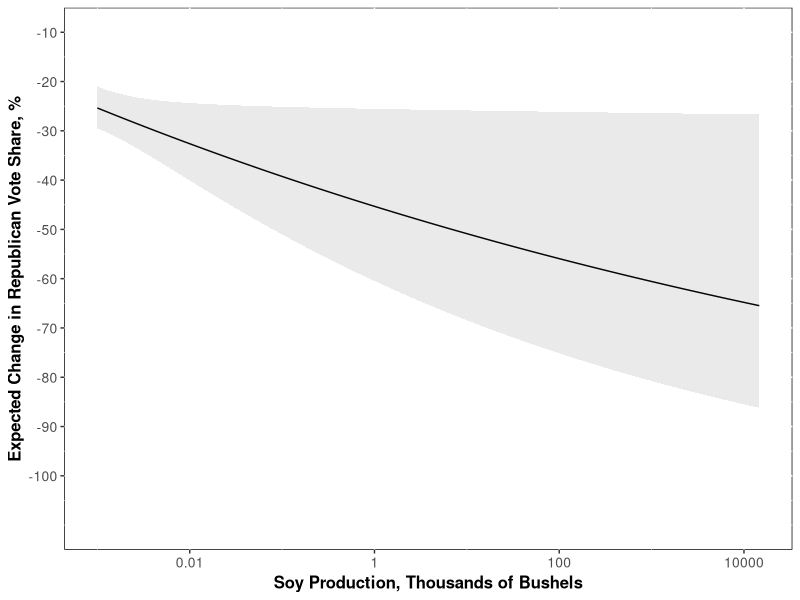
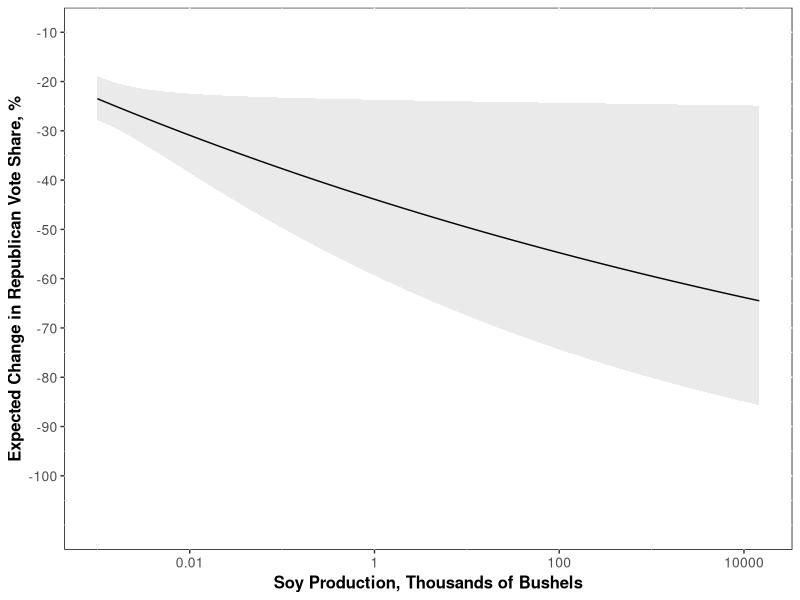

Write the R code that produced these figures, in order.
## ---- chunk 1
knitr::opts_chunk$set(echo = TRUE,message = FALSE,warning = FALSE,fig.cap = "...")
## ---- chunk 2
library(tidyverse)
library(magrittr)
library(lme4)

## ---- chunk 3
rm(list=ls())
trumpilot<-read.csv("soydata.csv", header=TRUE)
## Generate measure of vote shift
trumpilot$votech <- with(trumpilot, log(as.numeric(Rep18)*as.numeric(Dem16)/(as.numeric(Rep16)*as.numeric(Dem18))))
trumpilot<-subset(trumpilot, is.finite(votech)) #Do we want to throw out all cases in which a major party candidate ran unopposed by the other major party candidate?

## Generate state variable for state fixed effects
trumpilot$statefips <- as.factor(floor(trumpilot$FIPS/1000))
trumpilot$soyval<-with(trumpilot, 100*sales_USD/(GDP2012*1000))
trumpilot$soyval[is.na(trumpilot$soyval)]<-0


## ---- chunk 4

## All counties, predicted using soybeans production in bushels:
summary(lm(data = trumpilot, votech ~ prod_bush))
summary(lm(data = trumpilot, votech ~ log(1 + prod_bush))) 
summary(lm(data = trumpilot, votech ~ statefips + prod_bush))
summary(lm(data = trumpilot, votech ~ statefips + log(1 + prod_bush)))

## All counties, predicted using soybeans sales, USD:
summary(lm(data = trumpilot, votech ~ sales_USD))
summary(lm(data = trumpilot, votech ~ log(1 + sales_USD)))
summary(lm(data = trumpilot, votech ~ statefips + sales_USD))
summary(lm(data = trumpilot, votech ~ statefips + log(1 + sales_USD)))

## All counties, predicted using soybeans area, acres:
summary(lm(data = trumpilot, votech ~ soyarea))
summary(lm(data = trumpilot, votech ~ log(1 + soyarea)))
summary(lm(data = trumpilot, votech ~ statefips + soyarea))
summary(lm(data = trumpilot, votech ~ statefips + log(1 + soyarea)))


## All counties, predicted using percent of county GDP from soybeans
summary(lm(data = trumpilot, votech ~ soyval))
summary(lm(data = trumpilot, votech ~ log(1 + soyval)))
summary(lm(data = trumpilot, votech ~ statefips + soyval))
summary(lm(data = trumpilot, votech ~ statefips + log(1 + soyval)))

## Counties not split between House districts, predicted using soybeans production in bushels:
summary(lm(data = subset(trumpilot, is.finite(votech) & Splitflag == 0), votech ~ prod_bush))
summary(lm(data = subset(trumpilot, is.finite(votech) & Splitflag == 0), votech ~ log(1 + prod_bush)))
summary(lm(data = subset(trumpilot, is.finite(votech) & Splitflag == 0), votech ~ statefips + prod_bush))
summary(lm(data = subset(trumpilot, is.finite(votech) & Splitflag == 0), votech ~ statefips + log(1 + prod_bush)))

## Counties not split between House districts, predicted using soybeans sales, USD:
summary(lm(data = subset(trumpilot, is.finite(votech) & Splitflag == 0), votech ~ sales_USD))
summary(lm(data = subset(trumpilot, is.finite(votech) & Splitflag == 0), votech ~ log(1 + sales_USD)))
summary(lm(data = subset(trumpilot, is.finite(votech) & Splitflag == 0), votech ~ statefips + sales_USD))
summary(lm(data = subset(trumpilot, is.finite(votech) & Splitflag == 0), votech ~ statefips + log(1 + sales_USD)))

## Counties not split between House districts, predicted using soybeans area, acres:
summary(lm(data = subset(trumpilot, is.finite(votech) & Splitflag == 0), votech ~ sales_USD))
summary(lm(data = subset(trumpilot, is.finite(votech) & Splitflag == 0), votech ~ log(1 + sales_USD)))
summary(lm(data = subset(trumpilot, is.finite(votech) & Splitflag == 0), votech ~ statefips + sales_USD))
summary(lm(data = subset(trumpilot, is.finite(votech) & Splitflag == 0), votech ~ statefips + log(1 + sales_USD)))


## Counties not split between House districts, predicted using percent of county GDP from soybeans
summary(lm(data = subset(trumpilot, is.finite(votech) & Splitflag == 0), votech ~ soyval))
summary(lm(data = subset(trumpilot, is.finite(votech) & Splitflag == 0), votech ~ log(1 + soyval)))
summary(lm(data = subset(trumpilot, is.finite(votech) & Splitflag == 0), votech ~ statefips + soyval))
summary(lm(data = subset(trumpilot, is.finite(votech) & Splitflag == 0), votech ~ statefips + log(1 + soyval)))

## Counties not split between House districts, predicted using percent of county area used for soybean planting
summary(lm(data = subset(trumpilot, is.finite(votech) & Splitflag == 0), votech ~ soyarea))
summary(lm(data = subset(trumpilot, is.finite(votech) & Splitflag == 0), votech ~ log(1 + soyarea)))
summary(lm(data = subset(trumpilot, is.finite(votech) & Splitflag == 0), votech ~ statefips + soyarea))
summary(lm(data = subset(trumpilot, is.finite(votech) & Splitflag == 0), votech ~ statefips + log(1 + soyarea)))

## ---- chunk 5
## All counties:
summary(lm(data = trumpilot, votech ~ prod_bush + log(GDP2015)+log(medinc1317)+perc_HS_GED+log(totpop1317)+urb2010+perclatino1317+trumpmarg))
summary(lm(data = trumpilot, votech ~ sales_USD+ log(GDP2015)+log(medinc1317)+perc_HS_GED+log(totpop1317)+urb2010+perclatino1317+trumpmarg))
summary(lm(data = trumpilot, votech ~ soyarea + log(GDP2015)+log(medinc1317)+perc_HS_GED+log(totpop1317)+urb2010+perclatino1317+trumpmarg))
summary(lm(data = trumpilot, votech ~ soyval + log(GDP2015)+log(medinc1317)+perc_HS_GED+log(totpop1317)+urb2010+perclatino1317+trumpmarg))


## Counties not split between House districts
summary(lm(data = trumpilot[trumpilot$Splitflag==0,],votech ~ prod_bush+log(GDP2015)+log(medinc1317)+perc_HS_GED+log(totpop1317)+urb2010+perclatino1317+trumpmarg))
summary(lm(data = trumpilot[trumpilot$Splitflag==0,], votech ~ sales_USD+ log(GDP2015)+log(medinc1317)+perc_HS_GED+log(totpop1317)+urb2010+perclatino1317+trumpmarg))
summary(lm(data = trumpilot[trumpilot$Splitflag==0,], votech ~ soyarea+ log(GDP2015)+log(medinc1317)+perc_HS_GED+log(totpop1317)+urb2010+perclatino1317+trumpmarg))
summary(lm(data = trumpilot[trumpilot$Splitflag==0,], votech ~ soyval+ log(GDP2015)+log(medinc1317)+perc_HS_GED+log(totpop1317)+urb2010+perclatino1317+trumpmarg))


#With fixed effects:
summary(lm(data = trumpilot[trumpilot$Splitflag==0,], votech ~ statefips + prod_bush+log(GDP2015)+log(medinc1317)+perc_HS_GED+log(totpop1317)+urb2010+perclatino1317+trumpmarg))
summary(lm(data = trumpilot[trumpilot$Splitflag==0,], votech ~ statefips + sales_USD+ log(GDP2015)+log(medinc1317)+perc_HS_GED+log(totpop1317)+urb2010+perclatino1317+trumpmarg))
summary(lm(data = trumpilot[trumpilot$Splitflag==0,], votech ~ statefips + soyarea+ log(GDP2015)+log(medinc1317)+perc_HS_GED+log(totpop1317)+urb2010+perclatino1317+trumpmarg))
summary(lm(data = trumpilot[trumpilot$Splitflag==0,], votech ~ statefips + soyval+ log(GDP2015)+log(medinc1317)+perc_HS_GED+log(totpop1317)+urb2010+perclatino1317+trumpmarg))

## Counties not split between House districts, predicted using percent of county area used for soybean planting
summary(lm(data = trumpilot[trumpilot$Splitflag==0,], votech ~ prod_bush+ log(GDP2015)+log(medinc1317)+perc_HS_GED+log(totpop1317)+urb2010+perclatino1317+trumpmarg))
summary(lm(data = trumpilot[trumpilot$Splitflag==0,], votech ~ sales_USD+ log(GDP2015)+log(medinc1317)+perc_HS_GED+log(totpop1317)+urb2010+perclatino1317+trumpmarg))
summary(lm(data = trumpilot[trumpilot$Splitflag==0,], votech ~ soyarea+ log(GDP2015)+log(medinc1317)+perc_HS_GED+log(totpop1317)+urb2010+perclatino1317+trumpmarg))
summary(lm(data = trumpilot[trumpilot$Splitflag==0,], votech ~ soyval+ log(GDP2015)+log(medinc1317)+perc_HS_GED+log(totpop1317)+urb2010+perclatino1317+trumpmarg))

#With Fixed Effects:
summary(lm(data = trumpilot[trumpilot$Splitflag==0,], votech ~ statefips + prod_bush+ log(GDP2015)+log(medinc1317)+perc_HS_GED+log(totpop1317)+urb2010+perclatino1317+trumpmarg))
summary(lm(data = trumpilot[trumpilot$Splitflag==0,], votech ~ statefips + sales_USD+ log(GDP2015)+log(medinc1317)+perc_HS_GED+log(totpop1317)+urb2010+perclatino1317+trumpmarg))
summary(lm(data = trumpilot[trumpilot$Splitflag==0,], votech ~ statefips + soyarea+ log(GDP2015)+log(medinc1317)+perc_HS_GED+log(totpop1317)+urb2010+perclatino1317+trumpmarg))
summary(lm(data = trumpilot[trumpilot$Splitflag==0,], votech ~ statefips + soyval+ log(GDP2015)+log(medinc1317)+perc_HS_GED+log(totpop1317)+urb2010+perclatino1317+trumpmarg))

## ---- chunk 6

center<-function(myvar){
  (myvar-mean(myvar, na.rm=TRUE))
}

tr_cr<-trumpilot %>% 
  select(sales_USD,soyval,soyarea,prod_bush, GDP2015, stateGDP, medinc1317,perc_HS_GED, perc_BA, totpop1317,urb2010,perclatino1317,percwhite1317,percblack1317,perc_unemploy1317,perc_foreign1317,trumpmarg)  %>% 
  mutate(ln_GDP2015=log(GDP2015/1000), ln_stateGDP=log(stateGDP/1000000), ln_inc=log(medinc1317/1000), ln_pop=log(totpop1317/1000), perclatino1317=perclatino1317*100,perc_HS_GED=perc_HS_GED*100,perc_BA=perc_BA*100,percwhite1317=percwhite1317*100,percblack1317=percblack1317*100,perc_blkorlat=percblack1317+perclatino1317,perc_unemploy1317=perc_unemploy1317*100,perc_foreign1317=perc_foreign1317*100, perc_other=(100-perclatino1317-percblack1317-percwhite1317),sales_USD=sales_USD/100000, soyarea=soyarea/640,prod_bush=prod_bush/1000000, ln_sales_USD=log(sales_USD/10000+1), ln_soyval=log(soyval+1), ln_soyarea=log(soyarea/640+1), ln_gdpc=log(GDP2015/totpop1317), ln_prod_bush=log(prod_bush+1)) 

tr_cr<-do.call(cbind,lapply(tr_cr,center))
newnames<-paste(names(as.data.frame(tr_cr)),"_cr",sep="")
colnames(tr_cr)<-newnames


trumpilot1<-cbind.data.frame(subset(trumpilot, select=c("statefips","state","county","Dist","Splitflag","votech")),tr_cr)

## ---- chunk 7

trumpilot1$ln_gdpc_sq_cr=trumpilot1$ln_gdpc_cr^2
trumpilot1$ln_gdpc_cu_cr=trumpilot1$ln_gdpc_cr^3

## All counties, predicted using bushels:
summary(lmer(data = trumpilot1, votech ~ ln_prod_bush_cr + ln_GDP2015_cr+perc_HS_GED_cr+ln_pop_cr+urb2010_cr+perclatino1317_cr+trumpmarg_cr + (1  | statefips)))
summary(lmer(data = trumpilot1, votech ~ ln_soyval_cr +ln_GDP2015_cr+perc_HS_GED_cr+ln_pop_cr+urb2010_cr+perclatino1317_cr+trumpmarg_cr+trumpmarg_cr + (1  | statefips)))

summary(lmer(data = trumpilot1, votech ~ ln_sales_USD_cr + ln_GDP2015_cr+perc_unemploy1317_cr+perc_HS_GED_cr+ln_pop_cr+urb2010_cr+perc_blkorlat_cr+trumpmarg_cr + (1  | statefips)))
summary(lmer(data = trumpilot1, votech ~ ln_soyarea_cr + ln_GDP2015_cr+perc_unemploy1317_cr+perc_HS_GED_cr+ln_pop_cr+urb2010_cr+perc_blkorlat_cr+trumpmarg_cr + (1  | statefips)))


#More controls
summary(m1_full<-lmer(data = trumpilot1, votech ~ ln_prod_bush_cr + ln_gdpc_cr+ln_gdpc_sq_cr+perc_unemploy1317_cr+perc_HS_GED_cr+perc_BA_cr+urb2010_cr+percblack1317_cr+perclatino1317_cr+perc_other_cr+perc_foreign1317_cr+trumpmarg_cr + (1  | statefips)))

summary(m2_full<-lmer(data = trumpilot1, votech ~ ln_soyval_cr + ln_gdpc_cr+ln_gdpc_sq_cr+perc_unemploy1317_cr+perc_HS_GED_cr+perc_BA_cr+urb2010_cr+percblack1317_cr+perclatino1317_cr+perc_other_cr+perc_foreign1317_cr+trumpmarg_cr + (1  | statefips)))

summary(lmer(data = trumpilot1, votech ~ ln_sales_USD_cr + ln_gdpc_cr+ln_gdpc_sq_cr+perc_unemploy1317_cr+perc_HS_GED_cr+perc_BA_cr+urb2010_cr+percblack1317_cr+perclatino1317_cr+perc_other_cr+perc_foreign1317_cr+trumpmarg_cr+ (1  | statefips)))
summary(lmer(data = trumpilot1, votech ~ ln_soyarea_cr + ln_gdpc_cr+ln_gdpc_sq_cr+perc_unemploy1317_cr+perc_HS_GED_cr+perc_BA_cr+urb2010_cr+percblack1317_cr+perclatino1317_cr+perc_other_cr+perc_foreign1317_cr+trumpmarg_cr + (1  | statefips)))


## ---- chunk 8

center<-function(myvar){
  (myvar-mean(myvar, na.rm=TRUE))
}

tr_cr<-trumpilot %>% 
  filter(Splitflag==0) %>%
  select(sales_USD,soyval,soyarea,prod_bush, GDP2015, stateGDP, medinc1317,perc_HS_GED, perc_BA, totpop1317,urb2010,perclatino1317,percwhite1317,percblack1317,perc_unemploy1317,perc_foreign1317,trumpmarg)  %>% 
  mutate(ln_GDP2015=log(GDP2015/1000), ln_stateGDP=log(stateGDP/1000000), ln_inc=log(medinc1317/1000), ln_pop=log(totpop1317/1000), perclatino1317=perclatino1317*100,perc_HS_GED=perc_HS_GED*100,perc_BA=perc_BA*100,percwhite1317=percwhite1317*100,percblack1317=percblack1317*100,perc_blkorlat=percblack1317+perclatino1317,perc_unemploy1317=perc_unemploy1317*100,perc_foreign1317=perc_foreign1317*100,perc_other=(100-perclatino1317-percblack1317-percwhite1317),sales_USD=sales_USD/100000, soyarea=soyarea/640,prod_bush=prod_bush/1000000, ln_sales_USD=log(sales_USD/10000+1), ln_soyval=log(soyval+1), ln_soyarea=log(soyarea/640+1), ln_gdpc=log(GDP2015/totpop1317), ln_prod_bush=log(prod_bush+1)) 
tr_cr<-do.call(cbind,lapply(tr_cr,center))
newnames<-paste(names(as.data.frame(tr_cr)),"_cr",sep="")
colnames(tr_cr)<-newnames


trumpilot2<-cbind.data.frame(subset(trumpilot[trumpilot$Splitflag==0,], select=c("statefips","state","county","Dist","votech")),tr_cr)

## ---- chunk 9

trumpilot2$ln_gdpc_sq_cr=trumpilot2$ln_gdpc_cr^2
trumpilot2$ln_gdpc_cu_cr=trumpilot2$ln_gdpc_cr^3

##Counties not split between House districts, predicted using percent of county GDP from soybeans
summary(m1<-lmer(data = trumpilot2, votech ~ ln_prod_bush_cr + ln_GDP2015_cr+perc_HS_GED_cr+ln_pop_cr+urb2010_cr+perclatino1317_cr+trumpmarg_cr + (1 | statefips)))
summary(m2<-lmer(data = trumpilot2, votech ~ soyval_cr + ln_GDP2015_cr+perc_HS_GED_cr+ln_pop_cr+urb2010_cr+perclatino1317_cr+trumpmarg_cr + (1 | statefips)))

summary(lmer(data = trumpilot2, votech ~ ln_sales_USD_cr + ln_GDP2015_cr+perc_HS_GED_cr+ln_pop_cr+urb2010_cr+perclatino1317_cr+trumpmarg_cr + (1 | statefips)))
summary(lmer(data = trumpilot2, votech ~ ln_soyarea_cr + ln_GDP2015_cr+perc_HS_GED_cr+ln_pop_cr+urb2010_cr+perclatino1317_cr+trumpmarg_cr + (1 | statefips)))


#more controls:
summary(m1<-lmer(data = trumpilot2, votech ~ ln_prod_bush_cr + ln_gdpc_cr+ln_gdpc_sq_cr+perc_unemploy1317_cr+perc_HS_GED_cr+perc_BA_cr+urb2010_cr+percblack1317_cr+perclatino1317_cr+perc_other_cr+perc_foreign1317_cr+trumpmarg_cr + (1 | statefips)))
summary(m2<-lmer(data = trumpilot2, votech ~ soyval_cr + ln_gdpc_cr+ln_gdpc_sq_cr+perc_unemploy1317_cr+perc_HS_GED_cr+perc_BA_cr+urb2010_cr+percblack1317_cr+perclatino1317_cr+perc_other_cr+perc_foreign1317_cr+trumpmarg_cr + (1 | statefips)))

summary(lmer(data = trumpilot2, votech ~ ln_sales_USD_cr + ln_gdpc_cr+ln_gdpc_sq_cr+perc_unemploy1317_cr+perc_HS_GED_cr+perc_BA_cr+urb2010_cr+percblack1317_cr+perclatino1317_cr+perc_other_cr+perc_foreign1317_cr +trumpmarg_cr+ (1 | statefips)))
summary(lmer(data = trumpilot2, votech ~ ln_soyarea_cr + ln_gdpc_cr+ln_gdpc_sq_cr+perc_unemploy1317_cr+perc_HS_GED_cr+perc_BA_cr+urb2010_cr+percblack1317_cr+perclatino1317_cr+perc_other_cr+perc_foreign1317_cr+trumpmarg_cr + (1 | statefips)))



## ---- chunk 10
trumpilot2<-trumpilot2 %>% mutate(dist_state=as.factor(paste0(state,Dist)))

##Counties not split between House districts
summary(lmer(data = trumpilot2, votech ~ ln_prod_bush_cr + ln_GDP2015_cr+perc_HS_GED_cr+ln_pop_cr+urb2010_cr+perclatino1317_cr+trumpmarg_cr + (1 | statefips)+ (1 | dist_state)))
summary(lmer(data = trumpilot2, votech ~ ln_soyval_cr +ln_GDP2015_cr+perc_HS_GED_cr+ln_pop_cr+urb2010_cr+perclatino1317_cr+trumpmarg_cr + (1 | statefips)+ (1 | dist_state)))

summary(lmer(data = trumpilot2, votech ~ ln_sales_USD_cr + ln_GDP2015_cr+perc_HS_GED_cr+ln_pop_cr+urb2010_cr+perclatino1317_cr+trumpmarg_cr +   (1 | statefips)+(1 | dist_state)))
summary(lmer(data = trumpilot2, votech ~ ln_soyarea_cr + ln_GDP2015_cr+perc_HS_GED_cr+ln_pop_cr+urb2010_cr+perclatino1317_cr+trumpmarg_cr + (1 | statefips)+(1 | dist_state)))

#More controls: 
summary(lmer(data = trumpilot2, votech ~ ln_prod_bush_cr + ln_gdpc_cr+ln_gdpc_sq_cr+perc_unemploy1317_cr+perc_HS_GED_cr+perc_BA_cr+urb2010_cr+percblack1317_cr+perclatino1317_cr+perc_other_cr+perc_foreign1317_cr+trumpmarg_cr+(1 | dist_state)))
summary(lmer(data = trumpilot2, votech ~ ln_soyval_cr +ln_gdpc_cr+ln_gdpc_sq_cr+perc_unemploy1317_cr+perc_HS_GED_cr+perc_BA_cr+urb2010_cr+percblack1317_cr+perclatino1317_cr+perc_other_cr+perc_foreign1317_cr+trumpmarg_cr + (1 | dist_state)))

summary(lmer(data = trumpilot2, votech ~ ln_sales_USD_cr + ln_gdpc_cr+ln_gdpc_sq_cr+perc_unemploy1317_cr+perc_HS_GED_cr+perc_BA_cr+urb2010_cr+percblack1317_cr+perclatino1317_cr+perc_other_cr+perc_foreign1317_cr+trumpmarg_cr +  (1 | dist_state)))
summary(lmer(data = trumpilot2, votech ~ ln_soyarea_cr + ln_gdpc_cr+ln_gdpc_sq_cr+perc_unemploy1317_cr+perc_HS_GED_cr+perc_BA_cr+urb2010_cr+percblack1317_cr+perclatino1317_cr+perc_other_cr+perc_foreign1317_cr+trumpmarg_cr + (1 | dist_state)))

## ---- chunk 11
coef(m1) #coef calculates state-specific intercepts as re+fe
fixef(m1) #main (average) effects
ranef(m1) #Random (state-level) intercepts
theme_set(theme_grey() + theme(panel.background = element_rect(fill = NA, color = 'black'))+ theme(axis.text=element_text(size=10),
					axis.title=element_text(size=12,face="bold")))



ln_prod_bush=seq(min(log(trumpilot$prod_bush+1), na.rm=TRUE),max(log(trumpilot$prod_bush+1), na.rm=TRUE), by=.1)
mycoef<-as.matrix(fixef(m1_full)[1:2])

mycov<-vcov(m1_full)
yhat<-cbind(1,ln_prod_bush)%*%mycoef
se_yhat<-sqrt(mycov[1,1]+(ln_prod_bush^2)*mycov[2,2]+2*ln_prod_bush*mycov[1,2])

mylabel<-1-yhat

p<-ggplot()+geom_line(aes(x=(exp(ln_prod_bush))/1000,y=exp(yhat)))+geom_ribbon(aes(x=(exp(ln_prod_bush))/1000, ymin=exp(yhat-2*se_yhat),ymax=exp(yhat+2*se_yhat)), alpha=.1) 
p + scale_y_continuous("Expected Change in Republican Vote Share, %", limits=c(0,1), breaks=seq(.1,1,.1), labels=seq(-100,-10,10))+scale_x_log10("Soy Production, Thousands of Bushels", breaks=c(0.01,1,100,10000), labels=c("0.01","1","100","10000"))
ggsave("fitted.pdf")


#A rural non-diverse county:
mycoef<-as.matrix(fixef(m1_full))
urb2010_cr<-min(trumpilot1$urb2010_cr, na.rm=TRUE)
ln_gdpc_cr<-mean(trumpilot1$ln_gdpc_cr[trumpilot1$urb2010_cr==min(trumpilot1$urb2010_cr, na.rm=TRUE)], na.rm=TRUE)
ln_gdpc_sq_cr<-ln_gdpc_cr^2
perc_unemploy1317_cr<-mean(trumpilot1$perc_unemploy1317_cr[trumpilot1$urb2010_cr==min(trumpilot1$urb2010_cr, na.rm=TRUE)], na.rm=TRUE)
perc_HS_GED_cr<-mean(trumpilot1$perc_HS_GED_cr[trumpilot1$urb2010_cr==min(trumpilot1$urb2010_cr, na.rm=TRUE)], na.rm=TRUE)
perc_BA_cr<-mean(trumpilot1$perc_BA_cr[trumpilot1$urb2010_cr==min(trumpilot1$urb2010_cr, na.rm=TRUE)], na.rm=TRUE)
percblack1317_cr<-mean(trumpilot1$percblack1317_cr[trumpilot1$urb2010_cr==min(trumpilot1$urb2010_cr, na.rm=TRUE)], na.rm=TRUE)
perclatino1317_cr<-mean(trumpilot1$perclatino1317_cr[trumpilot1$urb2010_cr==min(trumpilot1$urb2010_cr, na.rm=TRUE)], na.rm=TRUE)
perc_other_cr<-mean(trumpilot1$perc_other_cr[trumpilot1$urb2010_cr==min(trumpilot1$urb2010_cr, na.rm=TRUE)], na.rm=TRUE)
perc_foreign1317_cr<-mean(trumpilot1$perc_foreign1317_cr[trumpilot1$urb2010_cr==min(trumpilot1$urb2010_cr, na.rm=TRUE)], na.rm=TRUE)
trumpmarg_cr<-mean(trumpilot1$trumpmarg_cr[trumpilot1$urb2010_cr==min(trumpilot1$urb2010_cr, na.rm=TRUE)], na.rm=TRUE)



mycov<-vcov(m1_full)
yhat<-cbind(1,ln_prod_bush,ln_gdpc_cr,ln_gdpc_sq_cr,perc_unemploy1317_cr,perc_HS_GED_cr,perc_BA_cr,urb2010_cr,percblack1317_cr,perclatino1317_cr,perc_other_cr,perc_foreign1317_cr,trumpmarg_cr )%*%mycoef
se_yhat<-sqrt(mycov[1,1]+(ln_prod_bush^2)*mycov[2,2]+(ln_gdpc_cr^2)*mycov[3,3]+(ln_gdpc_sq_cr^2)*mycov[4,4]+(perc_unemploy1317_cr^2)*mycov[5,5]+
                (perc_HS_GED_cr^2)*mycov[6,6]+(perc_BA_cr^2)*mycov[7,7]+(urb2010_cr^2)*mycov[8,8]+(percblack1317_cr^2)*mycov[9,9]+(perclatino1317_cr^2)*mycov[10,10]+
                (perc_other_cr^2)*mycov[11,11]+(perc_foreign1317_cr^2)*mycov[12,12]+(trumpmarg_cr^2)*mycov[13,13]+
                2*ln_prod_bush*mycov[1,2]+2*ln_gdpc_cr*mycov[1,3]+2*ln_gdpc_sq_cr*mycov[1,4]+2*perc_unemploy1317_cr*mycov[1,5]+2*perc_HS_GED_cr*mycov[1,6]+#intercept
                2*perc_BA_cr*mycov[1,7]+2*urb2010_cr*mycov[1,8]+2*percblack1317_cr*mycov[1,9]+2*perclatino1317_cr*mycov[1,10]+2*perc_other_cr*mycov[1,11]+ #intercept
                2*perc_foreign1317_cr*mycov[1,12]+2*trumpmarg_cr*mycov[1,13]+                                                                              #intercept
                2*ln_prod_bush*ln_gdpc_cr*mycov[2,3]+2*ln_prod_bush*ln_gdpc_sq_cr*mycov[2,4]+2*ln_prod_bush*perc_unemploy1317_cr*mycov[2,5]+               #bush
                2*ln_prod_bush*perc_HS_GED_cr*mycov[2,6]+2*ln_prod_bush*perc_BA_cr*mycov[2,7]+2*ln_prod_bush*urb2010_cr*mycov[2,8]+                        #bush
                2*ln_prod_bush*percblack1317_cr*mycov[2,9]+2*ln_prod_bush*perclatino1317_cr*mycov[2,10]+2*ln_prod_bush*perc_other_cr*mycov[2,11]+          #bush
                2*ln_prod_bush*perc_foreign1317_cr*mycov[2,12]+2*ln_prod_bush*trumpmarg_cr*mycov[2,13]+                                                     #bush
                2*ln_gdpc_cr*ln_gdpc_sq_cr*mycov[3,4]+2*ln_gdpc_cr*perc_unemploy1317_cr*mycov[3,5]+                                                         #gdpc
                2*ln_gdpc_cr*perc_HS_GED_cr*mycov[3,6]+2*ln_gdpc_cr*perc_BA_cr*mycov[3,7]+2*ln_gdpc_cr*urb2010_cr*mycov[3,8]+                               #gdpc
                2*ln_gdpc_cr*percblack1317_cr*mycov[3,9]+2*ln_gdpc_cr*perclatino1317_cr*mycov[3,10]+2*ln_gdpc_cr*perc_other_cr*mycov[3,11]+                 #gdpc
                2*ln_gdpc_cr*perc_foreign1317_cr*mycov[3,12]+2*ln_gdpc_cr*trumpmarg_cr*mycov[3,13]+                                                         #gdpc
                2*ln_gdpc_sq_cr*perc_unemploy1317_cr*mycov[4,5]+                                                                                            #gdpc_sq
                2*ln_gdpc_sq_cr*perc_HS_GED_cr*mycov[4,6]+2*ln_gdpc_sq_cr*perc_BA_cr*mycov[4,7]+2*ln_gdpc_sq_cr*urb2010_cr*mycov[4,8]+                      #gdpc_sq
                2*ln_gdpc_sq_cr*percblack1317_cr*mycov[4,9]+2*ln_gdpc_sq_cr*perclatino1317_cr*mycov[4,10]+2*ln_gdpc_sq_cr*perc_other_cr*mycov[4,11]+        #gdpc_sq
                2*ln_gdpc_sq_cr*perc_foreign1317_cr*mycov[4,12]+2*ln_gdpc_sq_cr*trumpmarg_cr*mycov[4,13]+                                                   #gdpc_sq
                2*perc_unemploy1317_cr*perc_HS_GED_cr*mycov[5,6]+2*perc_unemploy1317_cr*perc_BA_cr*mycov[5,7]+                                    #perc_unemploy1317_cr
                2*perc_unemploy1317_cr*urb2010_cr*mycov[5,8]+2*perc_unemploy1317_cr*percblack1317_cr*mycov[5,9] +                                  #perc_unemploy1317_cr
                2*perc_unemploy1317_cr*perclatino1317_cr*mycov[5,10]+2*perc_unemploy1317_cr*perc_other_cr*mycov[5,11]+                            #perc_unemploy1317_cr
                2*perc_unemploy1317_cr*perc_foreign1317_cr*mycov[5,12]+2*perc_unemploy1317_cr*trumpmarg_cr*mycov[5,13]+                           #perc_unemploy1317_cr
                2*perc_HS_GED_cr*perc_BA_cr*mycov[6,7]+                                                                                      #perc_HS_GED_cr
                2*perc_HS_GED_cr*urb2010_cr*mycov[6,8]+2*perc_HS_GED_cr*percblack1317_cr*mycov[6,9] +                                  #perc_HS_GED_cr
                2*perc_HS_GED_cr*perclatino1317_cr*mycov[6,10]+2*perc_HS_GED_cr*perc_other_cr*mycov[6,11]+                            #perc_HS_GED_cr
                2*perc_HS_GED_cr*perc_foreign1317_cr*mycov[6,12]+2*perc_HS_GED_cr*trumpmarg_cr*mycov[6,13]+                           #perc_HS_GED_cr
                2*perc_BA_cr*urb2010_cr*mycov[7,8]+2*perc_BA_cr*percblack1317_cr*mycov[7,9] +                                  #perc_BA_cr
                2*perc_BA_cr*perclatino1317_cr*mycov[7,10]+2*perc_BA_cr*perc_other_cr*mycov[7,11]+                            #perc_BA_cr
                2*perc_BA_cr*perc_foreign1317_cr*mycov[7,12]+2*perc_BA_cr*trumpmarg_cr*mycov[7,13]+                           #perc_BA_cr
                2*urb2010_cr*percblack1317_cr*mycov[8,9] +                                                                      #urb2010_cr
                2*urb2010_cr*perclatino1317_cr*mycov[8,10]+2*urb2010_cr*perc_other_cr*mycov[8,11]+                            #urb2010_cr
                2*urb2010_cr*perc_foreign1317_cr*mycov[8,12]+2*urb2010_cr*trumpmarg_cr*mycov[8,13]+                           #urb2010_cr
                2*percblack1317_cr*perclatino1317_cr*mycov[9,10]+2*percblack1317_cr*perc_other_cr*mycov[9,11]+                            #percblack1317_cr
                2*percblack1317_cr*perc_foreign1317_cr*mycov[9,12]+2*percblack1317_cr*trumpmarg_cr*mycov[9,13]+                           #percblack1317_cr
                2*perclatino1317_cr*perc_other_cr*mycov[10,11]+                                                                             #perclatino1317_cr
                2*perclatino1317_cr*perc_foreign1317_cr*mycov[10,12]+2*perclatino1317_cr*trumpmarg_cr*mycov[10,13]+                           #perclatino1317_cr
                2*perc_other_cr*perc_foreign1317_cr*mycov[11,12]+2*perc_other_cr*trumpmarg_cr*mycov[11,13]+                           #perc_other_cr
                2*perc_foreign1317_cr*trumpmarg_cr*mycov[12,13]                                                                  #perc_foreign1317_cr
                  )

mylabel<-1-yhat


p<-ggplot()+geom_line(aes(x=(exp(ln_prod_bush))/1000,y=exp(yhat)))+geom_ribbon(aes(x=(exp(ln_prod_bush))/1000, ymin=exp(yhat-2*se_yhat),ymax=exp(yhat+2*se_yhat)), alpha=.1) 
p + scale_y_continuous("Expected Change in Republican Vote Share, %", limits=c(0,1), breaks=seq(.1,1,.1), labels=seq(-100,-10,10))+scale_x_log10("Soy Production, Thousands of Bushels", breaks=c(0.01,1,100,10000), labels=c("0.01","1","100","10000"))
ggsave("fitted1.pdf")

